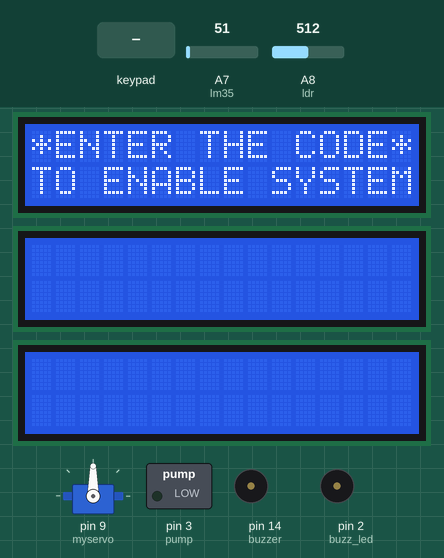
The sketch below on a simulated Arduino Mega 2560, built with avr-gcc and run on an emulated ATmega2560. Parts: 3 × 16×2 character LCD, servo, switched loads named in the sketch (green lamp = pin HIGH), buzzer (waves = sounding, pin HIGH). Inputs (shaded band) come from the test bench; at power-on: A7 (lm35) = 51, A8 (ldr) = 512.

Above: at 1.3 s.
1.4 s: keypad keys 0 8 2 1 # pressed 0.4 s apart
At 1.6 s:
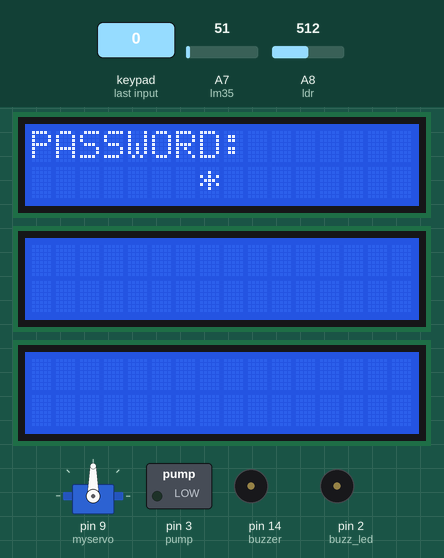
At 2.41 s:
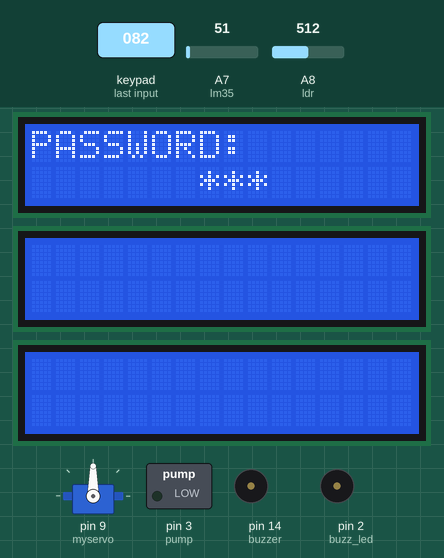
4.9 s: keypad keys 2 1 2 0 1 9 1 8 pressed 0.4 s apart
At 9.7 s:
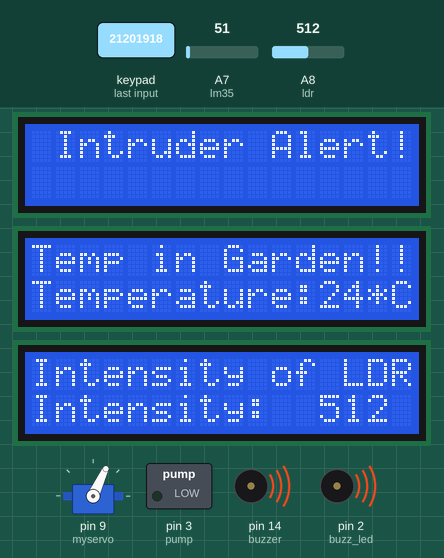
Timing chart, 0 to 21.6 s (numbered marks = the images above; inputs shaded):
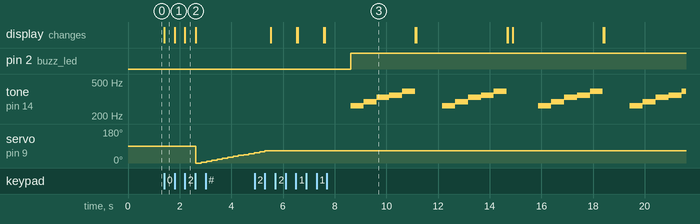

Measured:
- after the input at 1.4 s, servo on pin 9 (myservo): 90° → 0° after 1.2 s, → 5° 0.21 s later, → 10° 0.21 s later, → 15° 0.21 s later, … (12 changes in this stretch); the display: changes at once (image 1)
- after the input at 4.9 s, pin 2 (buzz_led): LOW → HIGH after 3.7 s; tone on pin 14 (buzzer): plays 262 Hz for 0.50 s, 294 Hz for 0.50 s, 330 Hz for 0.50 s, 349 Hz for 0.50 s, 392 Hz for 0.50 s, 262 Hz for 0.50 s … (20 notes in this stretch), starting after 3.7 s

The sketch:

Smart_Greenhouse_for_Plants.ino
```cpp
#include <LiquidCrystal.h>
#include <Keypad.h>
#include <Servo.h>
#define NOTE_C4 262
#define NOTE_D4 294
#define NOTE_E4 330
#define NOTE_F4 349
#define NOTE_G4 392
#define NOTE_A4 440
#define NOTE_B4 494
#define NOTE_C5 523

LiquidCrystal lcd1(A4, A5, A3, A2, A1, A0);
LiquidCrystal lcd2(A4, A6, A3, A2, A1, A0);
LiquidCrystal lcd3(A4, A9, A3, A2, A1, A0);
Servo myservo;

const byte rows=4; //four rows
const byte cols=3; //three columns
char key[rows][cols]={
  {'1','2','3'},
  {'4','5','6'},
  {'7','8','9'},
  {'*','0','#'}
};
byte rowPins[rows]={21,20,19,18}; //connect to the row pinouts of the keypad
byte colPins[cols]={17,16,15}; //connect to the column pinouts of the keypad
Keypad keypad = Keypad(makeKeymap(key),rowPins,colPins,rows,cols);
char* password = "0821";
int currentposition = 0;
int wr_count = 0;
int buzzer = 14; //buzzer to arduino pin 14
int buzz_led = 2; //connect Led to arduino pin 2
int value = 0;
float millivolts, cel;
int lm35 = A7; // connect lm35 sensor to arduino pin A7
int pump = 3; //motor to arduino pin 3
int ldr = A8;
int val = 0;
int pos = 0; // position of servo motor

void setup() {
  // put your setup code here, to run once:
  displayscreen();
  lcd1.begin(16,2);
  lcd2.begin(16,2);
  lcd3.begin(16,2);
  pinMode(buzzer, OUTPUT); // Set buzzer - pin 14 as an output
  pinMode(buzz_led, OUTPUT);
  pinMode(pump, OUTPUT);
  myservo.attach(9); //Servo motor connection
}

void loop() {
  // put your main code here, to run repeatedly:
  value = analogRead(lm35);
  millivolts = (value / 1024.0) * 5 * 1000;
  cel = millivolts / 10;

  val = analogRead(ldr);

  if(currentposition == 0)
  {
    displayscreen();
  }
  int l ;
  char code = keypad.getKey();
  if(code != NO_KEY)
  {
    lcd1.clear();
    lcd1.setCursor(0,0);
    lcd1.print("PASSWORD:");
    lcd1.setCursor(7,1);
    lcd1.print(" ");
    lcd1.setCursor(7,1);

    for(l=0;l<=currentposition;++l)
    {
      lcd1.print("*"); //keypress();
    }

    if (code == password[currentposition])
    {
      ++currentposition;
      if(currentposition == 4)
      {
        digitalWrite(buzz_led, LOW);
        unlocker();
      }
    }
    else
    {
      wr_count++;
      incorrect();
      currentposition=0;
    }
  }
}

//------------Function 1 - DISPLAY FUNCTION --------------------//
void displayscreen()
{
  lcd1.setCursor(0,0);
  lcd1.println("*ENTER THE CODE*");
  lcd1.setCursor(0,1);
  lcd1.println("TO ENABLE SYSTEM!!");
}

//------------------ Function 2 - UNLOCK THE SYSTEM --------------//
void unlocker()
{
  lcd1.setCursor(0,0);
  lcd1.println(" ");
  lcd1.setCursor(1,0);
  lcd1.print("Access Granted");
  lcd1.setCursor(4,1);
  lcd1.println("WELCOME!!");
  lcd1.setCursor(15,1);
  lcd1.println(" ");
  lcd1.setCursor(16,1);
  lcd1.println(" ");
  lcd1.setCursor(14,1);
  lcd1.println(" ");
  lcd1.setCursor(13,1);
  lcd1.println(" ");

  lcd2.clear();
  lcd2.setCursor(0,0);
  lcd2.print("Temp in Garden!!");
  lcd2.setCursor(0,1);
  lcd2.print("Temperature:");
  lcd2.setCursor(12, 1);
  lcd2.print(cel);
  lcd2.setCursor(14, 1);
  lcd2.print("*C");

  if(cel >= 35)
  {
    digitalWrite(pump, HIGH);
  }
  else
  {
    digitalWrite(pump, LOW);
  }

  lcd3.clear();
  lcd3.setCursor(0,0);
  lcd3.print("Intensity of LDR");
  lcd3.setCursor(0,1);
  lcd3.print("Intensity: ");
  lcd3.setCursor(12, 1);
  lcd3.print(val);

  if(val >= 10 && val <= 300)
  {
    for(pos = 0; pos <= 8; pos +=2) // open the window
    {
      myservo.write(pos);
      delay(205);
    }
  }
  else if(val >= 301 && val <= 600)
  {
    for(pos = 0; pos <= 68; pos +=5) // open the window
    {
      myservo.write(pos);
      delay(205);
    }
  }
  else if(val >= 601)
  {
    for(pos = 0; pos <= 81; pos +=5) // open the window
    {
      myservo.write(pos);
      delay(205);
    }
  }
}

//--------------------Function 3 - Wrong code --------------//
void incorrect()
{
  if(wr_count<=10)
  {
    if(wr_count<=2)
    {
      lcd1.clear();
      lcd1.setCursor(1,0);
      lcd1.print("Wrong password!");
      delay(1000);
      lcd1.clear();
      displayscreen();
    }
    else
    {
      lcd1.clear();
      lcd1.setCursor(1,0);
      lcd1.print("Intruder Alert!");
      delay(1000);
      digitalWrite(buzz_led, HIGH);
      tone(buzzer, NOTE_C4, 500);
      delay(500);
      tone(buzzer, NOTE_D4, 500);
      delay(500);
      tone(buzzer, NOTE_E4, 500);
      delay(500);
      tone(buzzer, NOTE_F4, 500);
      delay(500);
      tone(buzzer, NOTE_G4, 500);
      delay(500);
      lcd1.clear();
      displayscreen();
    }
  }
}
```
